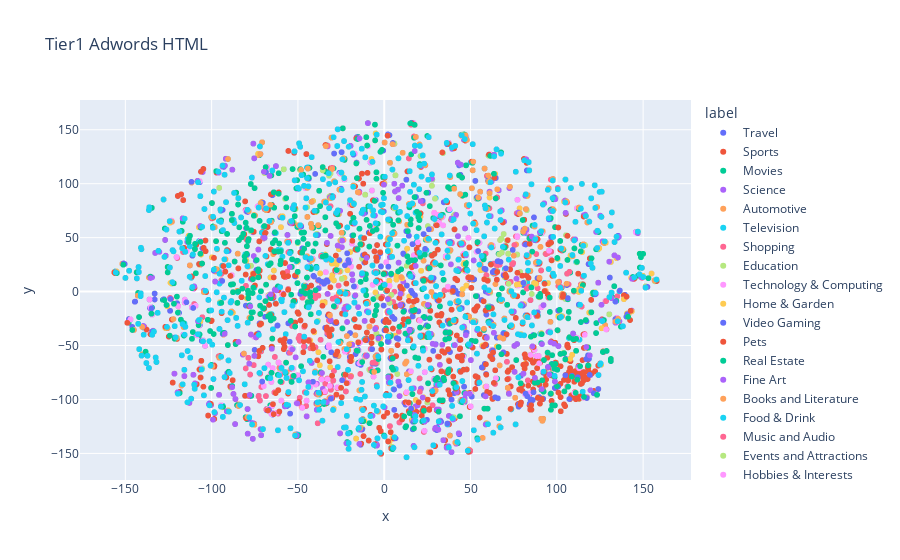

The code cell stored with this chart in its notebook:
### Code cell
fig = px.scatter(
    df_embeddings, x='x', y='y',
    color='label', labels={'color': 'label'},
    hover_data=['items'], title = 'Tier1 Adwords HTML')
fig.show()

### Figure 1 — Plotly figure (JSON) as saved in the notebook; plotly's stock layout.template omitted (floating-point values rounded to 4 significant figures; data arrays with more than 128 entries replaced by an {"elided": "..."} marker saying what was removed)
{"data": [{"customdata": {"elided": "1737x1 str values"}, "hovertemplate": "label=Travel<br>x=%{x}<br>y=%{y}<br>items=%{customdata[0]}<extra></extra>", "legendgroup": "Travel", "marker": {"color": "#636efa", "symbol": "circle"}, "mode": "markers", "name": "Travel", "showlegend": true, "type": "scattergl", "x": {"elided": "1737 float values"}, "xaxis": "x", "y": {"elided": "1737 float values"}, "yaxis": "y"}, {"customdata": {"elided": "1685x1 str values"}, "hovertemplate": "label=Sports<br>x=%{x}<br>y=%{y}<br>items=%{customdata[0]}<extra></extra>", "legendgroup": "Sports", "marker": {"color": "#EF553B", "symbol": "circle"}, "mode": "markers", "name": "Sports", "showlegend": true, "type": "scattergl", "x": {"elided": "1685 float values"}, "xaxis": "x", "y": {"elided": "1685 float values"}, "yaxis": "y"}, {"customdata": {"elided": "1639x1 str values"}, "hovertemplate": "label=Movies<br>x=%{x}<br>y=%{y}<br>items=%{customdata[0]}<extra></extra>", "legendgroup": "Movies", "marker": {"color": "#00cc96", "symbol": "circle"}, "mode": "markers", "name": "Movies", "showlegend": true, "type": "scattergl", "x": {"elided": "1639 float values"}, "xaxis": "x", "y": {"elided": "1639 float values"}, "yaxis": "y"}, {"customdata": {"elided": "1610x1 str values"}, "hovertemplate": "label=Science<br>x=%{x}<br>y=%{y}<br>items=%{customdata[0]}<extra></extra>", "legendgroup": "Science", "marker": {"color": "#ab63fa", "symbol": "circle"}, "mode": "markers", "name": "Science", "showlegend": true, "type": "scattergl", "x": {"elided": "1610 float values"}, "xaxis": "x", "y": {"elided": "1610 float values"}, "yaxis": "y"}, {"customdata": {"elided": "1149x1 str values"}, "hovertemplate": "label=Automotive<br>x=%{x}<br>y=%{y}<br>items=%{customdata[0]}<extra></extra>", "legendgroup": "Automotive", "marker": {"color": "#FFA15A", "symbol": "circle"}, "mode": "markers", "name": "Automotive", "showlegend": true, "type": "scattergl", "x": {"elided": "1149 float values"}, "xaxis": "x", "y": {"elided": "1149 float values"}, "yaxis": "y"}, {"customdata": {"elided": "1239x1 str values"}, "hovertemplate": "label=Television<br>x=%{x}<br>y=%{y}<br>items=%{customdata[0]}<extra></extra>", "legendgroup": "Television", "marker": {"color": "#19d3f3", "symbol": "circle"}, "mode": "markers", "name": "Television", "showlegend": true, "type": "scattergl", "x": {"elided": "1239 float values"}, "xaxis": "x", "y": {"elided": "1239 float values"}, "yaxis": "y"}, {"customdata": {"elided": "1673x1 str values"}, "hovertemplate": "label=Shopping<br>x=%{x}<br>y=%{y}<br>items=%{customdata[0]}<extra></extra>", "legendgroup": "Shopping", "marker": {"color": "#FF6692", "symbol": "circle"}, "mode": "markers", "name": "Shopping", "showlegend": true, "type": "scattergl", "x": {"elided": "1673 float values"}, "xaxis": "x", "y": {"elided": "1673 float values"}, "yaxis": "y"}, {"customdata": {"elided": "1350x1 str values"}, "hovertemplate": "label=Education<br>x=%{x}<br>y=%{y}<br>items=%{customdata[0]}<extra></extra>", "legendgroup": "Education", "marker": {"color": "#B6E880", "symbol": "circle"}, "mode": "markers", "name": "Education", "showlegend": true, "type": "scattergl", "x": {"elided": "1350 float values"}, "xaxis": "x", "y": {"elided": "1350 float values"}, "yaxis": "y"}, {"customdata": {"elided": "660x1 str values"}, "hovertemplate": "label=Technology & Computing<br>x=%{x}<br>y=%{y}<br>items=%{customdata[0]}<extra></extra>", "legendgroup": "Technology & Computing", "marker": {"color": "#FF97FF", "symbol": "circle"}, "mode": "markers", "name": "Technology & Computing", "showlegend": true, "type": "scattergl", "x": {"elided": "660 float values"}, "xaxis": "x", "y": {"elided": "660 float values"}, "yaxis": "y"}, {"customdata": {"elided": "1126x1 str values"}, "hovertemplate": "label=Home & Garden<br>x=%{x}<br>y=%{y}<br>items=%{customdata[0]}<extra></extra>", "legendgroup": "Home & Garden", "marker": {"color": "#FECB52", "symbol": "circle"}, "mode": "markers", "name": "Home & Garden", "showlegend": true, "type": "scattergl", "x": {"elided": "1126 float values"}, "xaxis": "x", "y": {"elided": "1126 float values"}, "yaxis": "y"}, {"customdata": {"elided": "799x1 str values"}, "hovertemplate": "label=Video Gaming<br>x=%{x}<br>y=%{y}<br>items=%{customdata[0]}<extra></extra>", "legendgroup": "Video Gaming", "marker": {"color": "#636efa", "symbol": "circle"}, "mode": "markers", "name": "Video Gaming", "showlegend": true, "type": "scattergl", "x": {"elided": "799 float values"}, "xaxis": "x", "y": {"elided": "799 float values"}, "yaxis": "y"}, {"customdata": {"elided": "787x1 str values"}, "hovertemplate": "label=Pets<br>x=%{x}<br>y=%{y}<br>items=%{customdata[0]}<extra></extra>", "legendgroup": "Pets", "marker": {"color": "#EF553B", "symbol": "circle"}, "mode": "markers", "name": "Pets", "showlegend": true, "type": "scattergl", "x": {"elided": "787 float values"}, "xaxis": "x", "y": {"elided": "787 float values"}, "yaxis": "y"}, {"customdata": {"elided": "595x1 str values"}, "hovertemplate": "label=Real Estate<br>x=%{x}<br>y=%{y}<br>items=%{customdata[0]}<extra></extra>", "legendgroup": "Real Estate", "marker": {"color": "#00cc96", "symbol": "circle"}, "mode": "markers", "name": "Real Estate", "showlegend": true, "type": "scattergl", "x": {"elided": "595 float values"}, "xaxis": "x", "y": {"elided": "595 float values"}, "yaxis": "y"}, {"customdata": {"elided": "688x1 str values"}, "hovertemplate": "label=Fine Art<br>x=%{x}<br>y=%{y}<br>items=%{customdata[0]}<extra></extra>", "legendgroup": "Fine Art", "marker": {"color": "#ab63fa", "symbol": "circle"}, "mode": "markers", "name": "Fine Art", "showlegend": true, "type": "scattergl", "x": {"elided": "688 float values"}, "xaxis": "x", "y": {"elided": "688 float values"}, "yaxis": "y"}, {"customdata": {"elided": "877x1 str values"}, "hovertemplate": "label=Books and Literature<br>x=%{x}<br>y=%{y}<br>items=%{customdata[0]}<extra></extra>", "legendgroup": "Books and Literature", "marker": {"color": "#FFA15A", "symbol": "circle"}, "mode": "markers", "name": "Books and Literature", "showlegend": true, "type": "scattergl", "x": {"elided": "877 float values"}, "xaxis": "x", "y": {"elided": "877 float values"}, "yaxis": "y"}, {"customdata": {"elided": "756x1 str values"}, "hovertemplate": "label=Food & Drink<br>x=%{x}<br>y=%{y}<br>items=%{customdata[0]}<extra></extra>", "legendgroup": "Food & Drink", "marker": {"color": "#19d3f3", "symbol": "circle"}, "mode": "markers", "name": "Food & Drink", "showlegend": true, "type": "scattergl", "x": {"elided": "756 float values"}, "xaxis": "x", "y": {"elided": "756 float values"}, "yaxis": "y"}, {"customdata": {"elided": "587x1 str values"}, "hovertemplate": "label=Music and Audio<br>x=%{x}<br>y=%{y}<br>items=%{customdata[0]}<extra></extra>", "legendgroup": "Music and Audio", "marker": {"color": "#FF6692", "symbol": "circle"}, "mode": "markers", "name": "Music and Audio", "showlegend": true, "type": "scattergl", "x": {"elided": "587 float values"}, "xaxis": "x", "y": {"elided": "587 float values"}, "yaxis": "y"}, {"customdata": {"elided": "461x1 str values"}, "hovertemplate": "label=Events and Attractions<br>x=%{x}<br>y=%{y}<br>items=%{customdata[0]}<extra></extra>", "legendgroup": "Events and Attractions", "marker": {"color": "#B6E880", "symbol": "circle"}, "mode": "markers", "name": "Events and Attractions", "showlegend": true, "type": "scattergl", "x": {"elided": "461 float values"}, "xaxis": "x", "y": {"elided": "461 float values"}, "yaxis": "y"}, {"customdata": {"elided": "760x1 str values"}, "hovertemplate": "label=Hobbies & Interests<br>x=%{x}<br>y=%{y}<br>items=%{customdata[0]}<extra></extra>", "legendgroup": "Hobbies & Interests", "marker": {"color": "#FF97FF", "symbol": "circle"}, "mode": "markers", "name": "Hobbies & Interests", "showlegend": true, "type": "scattergl", "x": {"elided": "760 float values"}, "xaxis": "x", "y": {"elided": "760 float values"}, "yaxis": "y"}, {"customdata": {"elided": "369x1 str values"}, "hovertemplate": "label=Medical Health<br>x=%{x}<br>y=%{y}<br>items=%{customdata[0]}<extra></extra>", "legendgroup": "Medical Health", "marker": {"color": "#FECB52", "symbol": "circle"}, "mode": "markers", "name": "Medical Health", "showlegend": true, "type": "scattergl", "x": {"elided": "369 float values"}, "xaxis": "x", "y": {"elided": "369 float values"}, "yaxis": "y"}, {"customdata": {"elided": "942x1 str values"}, "hovertemplate": "label=Style & Fashion<br>x=%{x}<br>y=%{y}<br>items=%{customdata[0]}<extra></extra>", "legendgroup": "Style & Fashion", "marker": {"color": "#636efa", "symbol": "circle"}, "mode": "markers", "name": "Style & Fashion", "showlegend": true, "type": "scattergl", "x": {"elided": "942 float values"}, "xaxis": "x", "y": {"elided": "942 float values"}, "yaxis": "y"}, {"customdata": {"elided": "865x1 str values"}, "hovertemplate": "label=Pop Culture<br>x=%{x}<br>y=%{y}<br>items=%{customdata[0]}<extra></extra>", "legendgroup": "Pop Culture", "marker": {"color": "#EF553B", "symbol": "circle"}, "mode": "markers", "name": "Pop Culture", "showlegend": true, "type": "scattergl", "x": {"elided": "865 float values"}, "xaxis": "x", "y": {"elided": "865 float values"}, "yaxis": "y"}, {"customdata": {"elided": "892x1 str values"}, "hovertemplate": "label=Healthy Living<br>x=%{x}<br>y=%{y}<br>items=%{customdata[0]}<extra></extra>", "legendgroup": "Healthy Living", "marker": {"color": "#00cc96", "symbol": "circle"}, "mode": "markers", "name": "Healthy Living", "showlegend": true, "type": "scattergl", "x": {"elided": "892 float values"}, "xaxis": "x", "y": {"elided": "892 float values"}, "yaxis": "y"}, {"customdata": {"elided": "485x1 str values"}, "hovertemplate": "label=Religion & Spirituality<br>x=%{x}<br>y=%{y}<br>items=%{customdata[0]}<extra></extra>", "legendgroup": "Religion & Spirituality", "marker": {"color": "#ab63fa", "symbol": "circle"}, "mode": "markers", "name": "Religion & Spirituality", "showlegend": true, "type": "scattergl", "x": {"elided": "485 float values"}, "xaxis": "x", "y": {"elided": "485 float values"}, "yaxis": "y"}, {"customdata": {"elided": "286x1 str values"}, "hovertemplate": "label=Business and Finance<br>x=%{x}<br>y=%{y}<br>items=%{customdata[0]}<extra></extra>", "legendgroup": "Business and Finance", "marker": {"color": "#FFA15A", "symbol": "circle"}, "mode": "markers", "name": "Business and Finance", "showlegend": true, "type": "scattergl", "x": {"elided": "286 float values"}, "xaxis": "x", "y": {"elided": "286 float values"}, "yaxis": "y"}, {"customdata": {"elided": "484x1 str values"}, "hovertemplate": "label=Family and Relationships<br>x=%{x}<br>y=%{y}<br>items=%{customdata[0]}<extra></extra>", "legendgroup": "Family and Relationships", "marker": {"color": "#19d3f3", "symbol": "circle"}, "mode": "markers", "name": "Family and Relationships", "showlegend": true, "type": "scattergl", "x": {"elided": "484 float values"}, "xaxis": "x", "y": {"elided": "484 float values"}, "yaxis": "y"}], "layout": {"legend": {"title": {"text": "label"}, "tracegroupgap": 0}, "title": {"text": "Tier1 Adwords HTML"}, "xaxis": {"anchor": "y", "domain": [0, 1], "title": {"text": "x"}}, "yaxis": {"anchor": "x", "domain": [0, 1], "title": {"text": "y"}}}}
